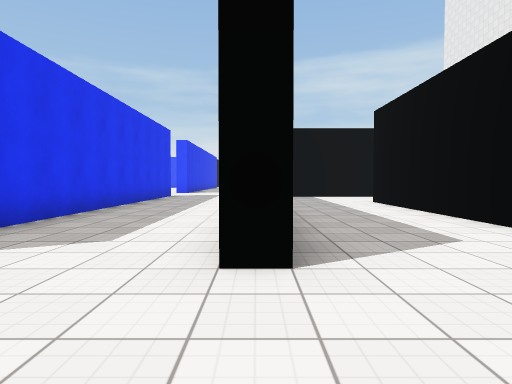
view 1 (above)

18 first-person views from a walk through a Unity game level. The camera is 1.2 m above the floor, tilts 2° down and sees 75° across. The floor is counted in squares, 2 m on a side. Each view is taken from the middle of a square. On the plan, view 1 faces up. The plan holds only what a view shows up to about 10 squares ahead; the rest is blank. The place goes on beyond the plan. Surface patterns are stand-ins for the level's own textures.

view 2
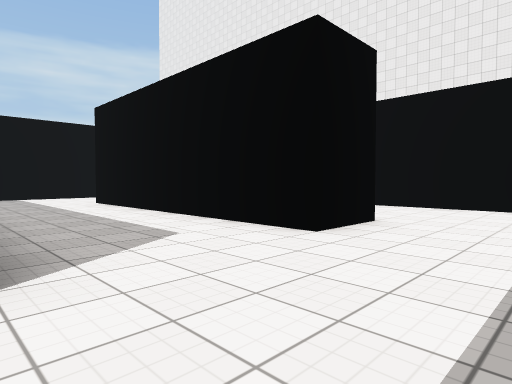

view 3
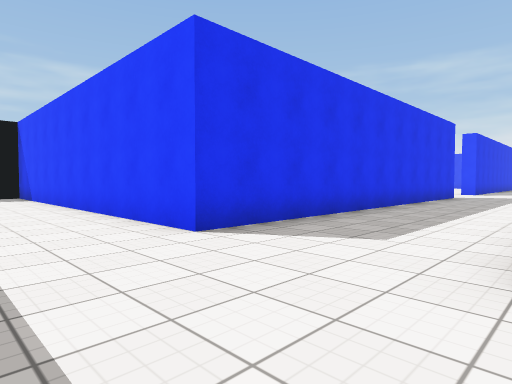

view 4
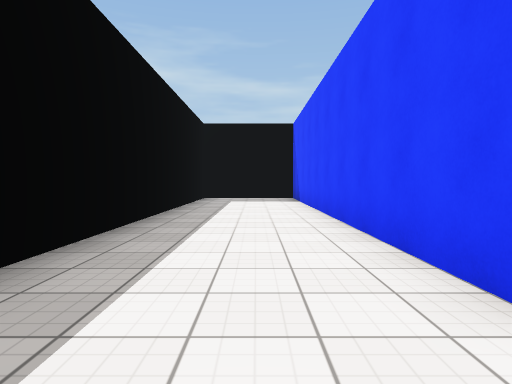

view 5
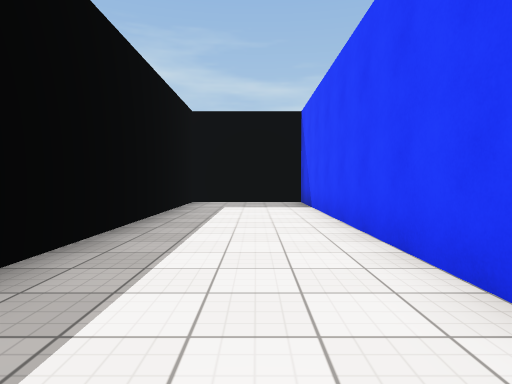

view 6
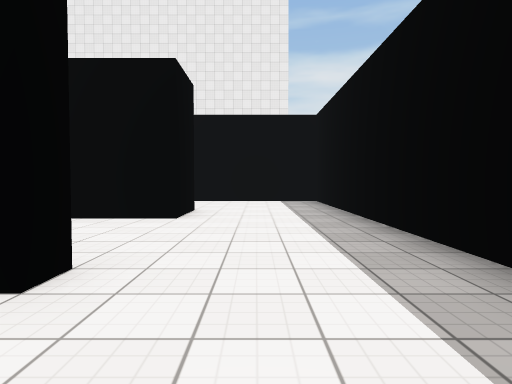

view 7
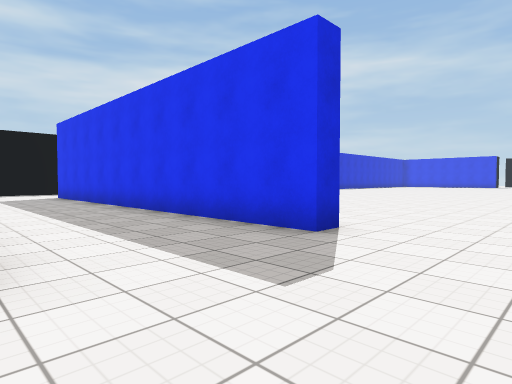

view 8
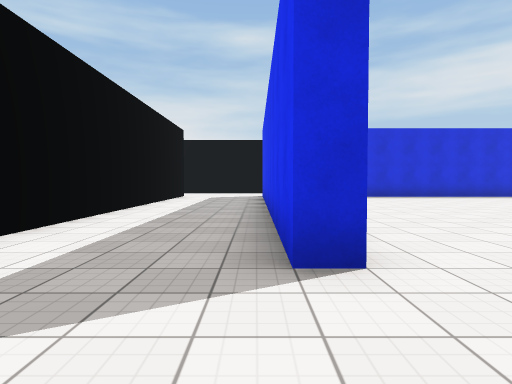

view 9
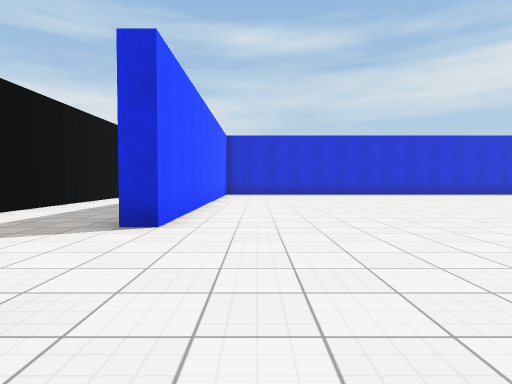

view 10
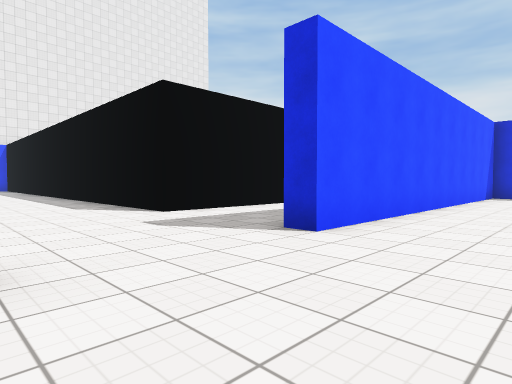

view 11
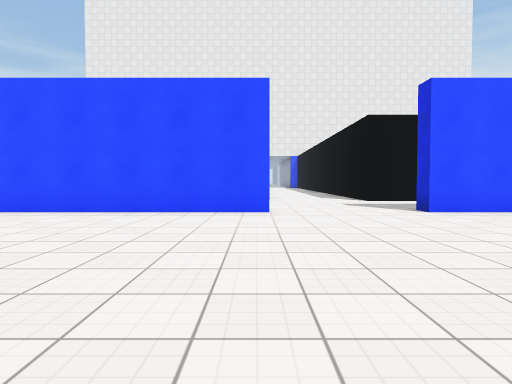

view 12
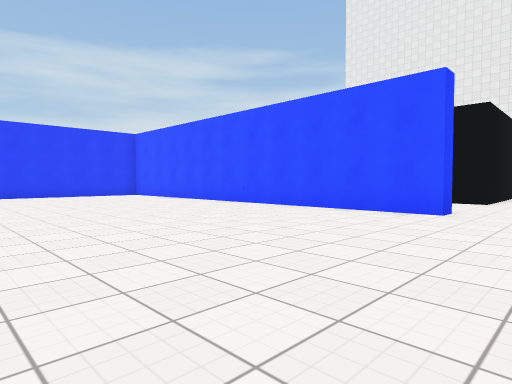

view 13
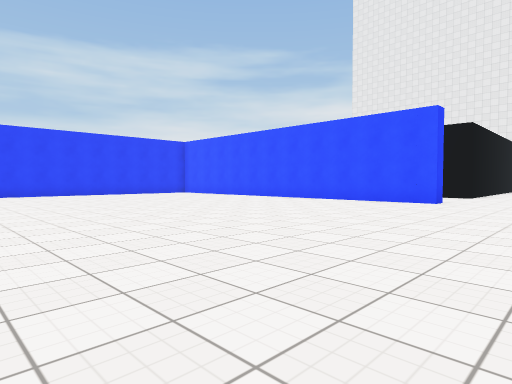

view 14
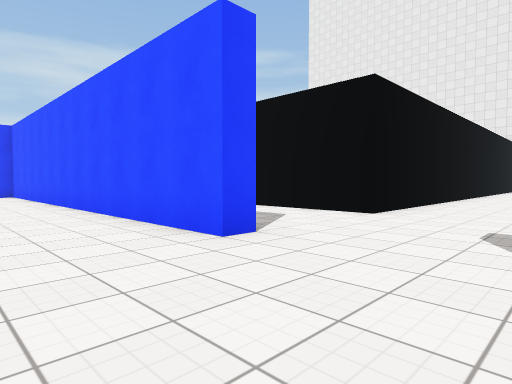

view 15
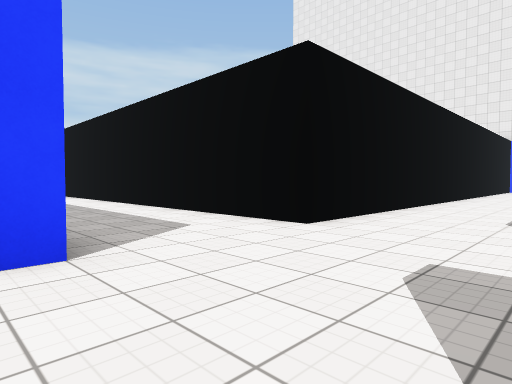

view 16
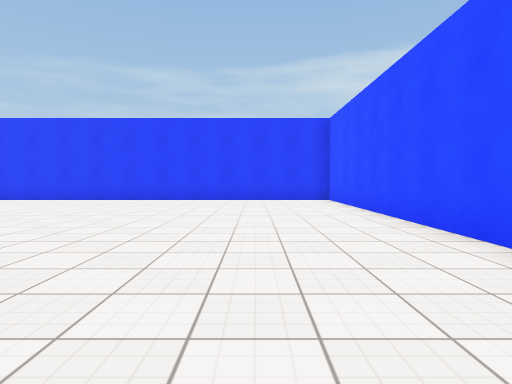

view 17
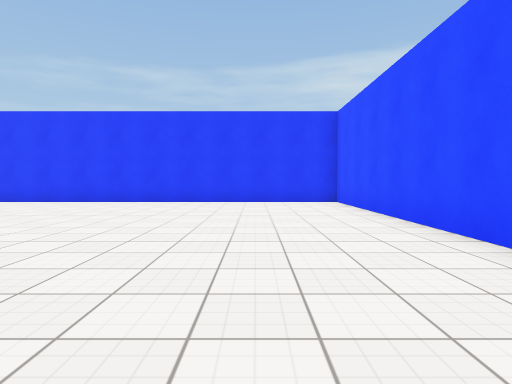

view 18
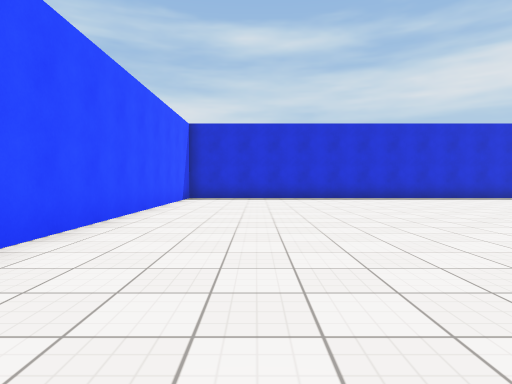

### Floor plan
Points are (right, up) in squares from view 1. A wall is a line through its corners. A room is listed if a view was taken in it or the views show most of it. See-through windows are left out.
Room 1 (views 1, 2, 3, 4, 5, 6)
walls: (3.4, -0.7) (7.8, -0.7) (7.8, 3.8); (-3.2, 2.3) (-13.2, 2.3) (-13.2, -0.7) (-7.2, -0.7); (3.3, 3) (3.3, 9.2); (4.9, 2.3) (3.4, 2.3); (2, 12.2) (1.5, 12.2)
ways out: opening at (-1.5, 2) to room 2
Room 2 (views 7, 8, 9, 10, 11, 12, 13, 14, 15, 16, 17, 18)
walls: (-3.1, 15.7) (-3.7, 15.7) (-3.7, 27.2) (-13.1, 27.2); (-3.7, 4) (-3.7, 12.7) (-3.2, 12.7) (-3.2, 2.3); (-0.3, 4.9) (-0.3, 12.7) (4.9, 12.7); (7.5, 15.7) (-0.3, 15.7) (-0.3, 23.5)
ways out: opening at (-1.5, 2) to room 1

Where each view was taken, in squares from view 1:
view 1: 0 up, 0 right, facing up
view 2: 0 up, 0 right, facing up-right
view 3: 0 up, 0 right, facing up-left
view 4: 1 up, 2 left, facing left
view 5: 1 up, 4 left, facing left
view 6: 1 up, 2 left, facing right
view 7: 15 up, 0 right, facing down-left
view 8: 15 up, 3 left, facing down
view 9: 17 up, 5 left, facing down
view 10: 16 up, 6 left, facing down-right
view 11: 16 up, 10 left, facing right
view 12: 14 up, 10 left, facing up-right
view 13: 13 up, 13 left, facing up-right
view 14: 13 up, 6 left, facing up-right
view 15: 13 up, 4 left, facing up-right
view 16: 17 up, 6 left, facing up
view 17: 18 up, 6 left, facing up
view 18: 14 up, 6 left, facing down
